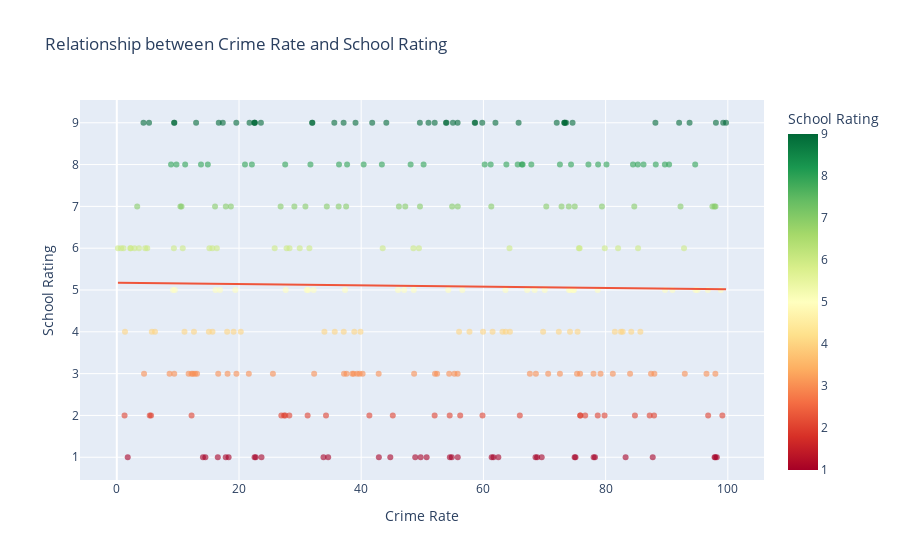

The cell this chart's notebook holds for it:
### Code cell
fig5 = px.scatter(data, x='CrimeRate', y='SchoolRating',
                         title="Relationship between Crime Rate and School Rating",
                         labels={'CrimeRate': 'Crime Rate', 'SchoolRating': 'School Rating'},
                         opacity=0.6,
                         color='SchoolRating',
                         color_continuous_scale='RdYlGn',
                         trendline="ols")
fig5.show()

### Figure 1 — Plotly figure (JSON) as saved in the notebook; plotly's stock layout.template omitted (floating-point values rounded to 4 significant figures; data arrays with more than 128 entries replaced by an {"elided": "..."} marker saying what was removed)
{"data": [{"hovertemplate": "Crime Rate=%{x}<br>School Rating=%{marker.color}<extra></extra>", "legendgroup": "", "marker": {"color": {"elided": "300 int values"}, "coloraxis": "coloraxis", "opacity": 0.6, "symbol": "circle"}, "mode": "markers", "name": "", "orientation": "v", "showlegend": false, "type": "scatter", "x": {"elided": "300 float values"}, "xaxis": "x", "y": {"elided": "300 int values"}, "yaxis": "y"}, {"hovertemplate": "<b>OLS trendline</b><br>SchoolRating = -0.00154314 * CrimeRate + 5.17278<br>R<sup>2</sup>=0.000277<br><br>Crime Rate=%{x}<br>School Rating=%{y} <b>(trend)</b><extra></extra>", "legendgroup": "", "marker": {"symbol": "circle"}, "mode": "lines", "name": "", "showlegend": false, "type": "scatter", "x": {"elided": "300 float values"}, "xaxis": "x", "y": {"elided": "300 float values"}, "yaxis": "y"}], "layout": {"coloraxis": {"colorbar": {"title": {"text": "School Rating"}}, "colorscale": [[0, "rgb(165,0,38)"], [0.1, "rgb(215,48,39)"], [0.2, "rgb(244,109,67)"], [0.3, "rgb(253,174,97)"], [0.4, "rgb(254,224,139)"], [0.5, "rgb(255,255,191)"], [0.6, "rgb(217,239,139)"], [0.7, "rgb(166,217,106)"], [0.8, "rgb(102,189,99)"], [0.9, "rgb(26,152,80)"], [1, "rgb(0,104,55)"]]}, "legend": {"tracegroupgap": 0}, "title": {"text": "Relationship between Crime Rate and School Rating"}, "xaxis": {"anchor": "y", "domain": [0, 1], "title": {"text": "Crime Rate"}}, "yaxis": {"anchor": "x", "domain": [0, 1], "title": {"text": "School Rating"}}}}
